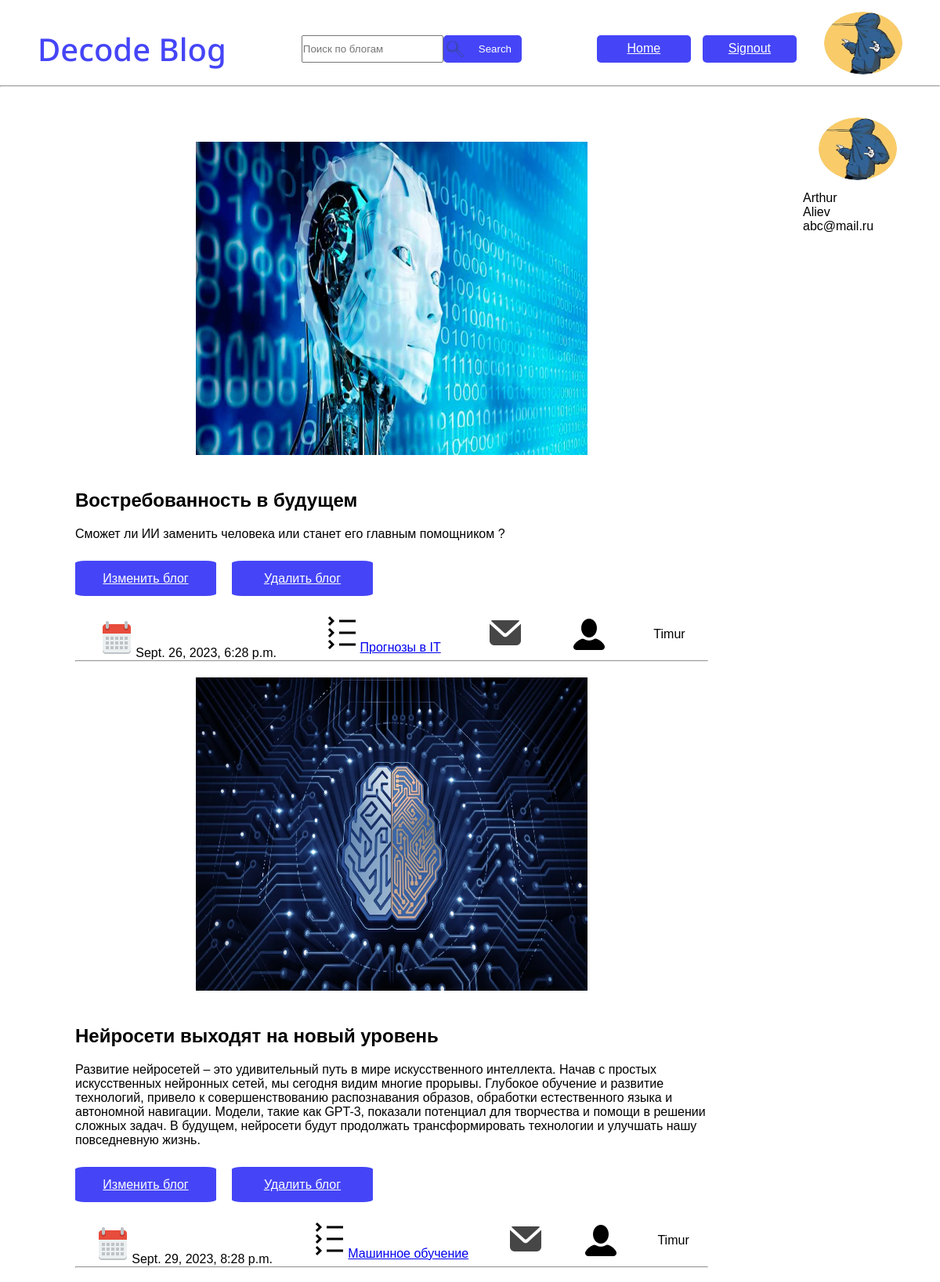
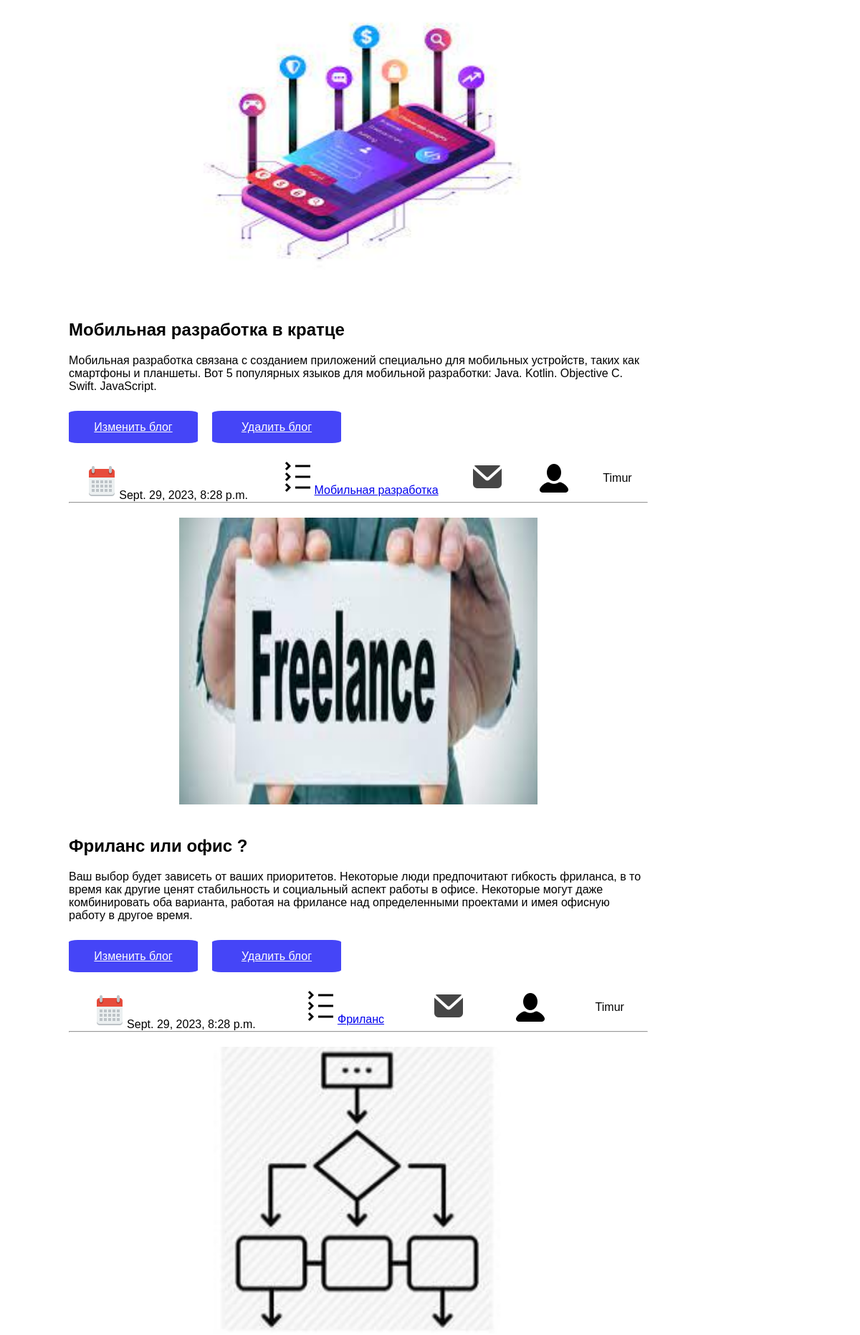
/authe/profile/ (signed in, upper part), run on the app's committed database (2 pictures, top to bottom).
### decode_authe/models.py (models this page shows)
class User(AbstractUser):
    image = models.ImageField(upload_to='avatars', blank=True)
    description = models.TextField(max_length=200)
    groups = models.ManyToManyField(
        'auth.Group',
        related_name='users',
        blank=True,
        verbose_name='groups',
        help_text='The groups this user belongs to. A user will get all permissions granted to each of their groups.',
    )
    user_permissions = models.ManyToManyField(
        'auth.Permission',
        related_name='users',
        blank=True,
        verbose_name='user permissions',
        help_text='Specific permissions for this user.',
        error_messages={
            'add': 'The permission you are trying to add already exists for the user.',
            'remove': 'The permission you are trying to remove does not exist for the user.',
        },
    )

### decode_blogs/models.py (models this page shows, shortened)
class Blog(models.Model):
    name = models.CharField(max_length=50)
    category = models.ForeignKey(Category, on_delete=models.CASCADE, null=True)
    image = models.ImageField(blank=True, upload_to=uniq_name_upload)
    description = models.TextField()
    date = models.DateTimeField(default=datetime.datetime.today())
    author = models.ForeignKey(settings.AUTH_USER_MODEL, on_delete=models.CASCADE)     # !  1 #
    class Meta:
        verbose_name = 'Blog'
        verbose_name_plural = 'Blogs'

class Category(models.Model):
    name = models.CharField(max_length=50)
    class Meta:
        verbose_name = 'Category'
        verbose_name_plural = 'Categories'
    def __str__(self) -> str:
        return self.name

### decode_authe/views.py (the view)
# urls.py: path('profile/', views.profile, name='profile'),
def profile(request):
    if not request.user.is_authenticated:
        return redirect('decode_authe:signin')
    data = {
        'title':'Профиль',
        'menu':menu,
        'blogs': Blog.objects.all(),
    }
    return render(request, 'decode_authe/profile.html', context=data)

### decode_authe/templates/decode_authe/profile.html (shortened to what this page needs)
{% load static %}
<!DOCTYPE html>
<html lang="en">
<head>
    <link rel="stylesheet" href="{% static 'decode_authe/css/authe.css' %}">
    <link rel="stylesheet" href="{% static 'decode_authe/css/Header.css' %}">
</head>
<body>
    <header>
        <h1>Decode Blog</h1>
        <div class="header-div-1">
            <input type="search" placeholder="Поиск по блогам">
            <button id="button-find">
                <img src="{% static 'decode_blogs/images/search_icon.svg' %}" alt="" id="search_icon">
                Search
            </button>
        </div>
        <div class="header-div-2">
            <a href="{% url 'decode_blogs:home' %}" class="button-reg">Home</a>
            <a href="{% url 'decode_authe:signout' %}" class="button-reg">Signout</a>
            <a href="{% url 'decode_authe:profile'%}"><img src="{{ user.image.url }}" alt="" class="profile-img"></a>
        </div>
    </header>
    <hr id="hr-line">
    <section class="main">
        <div class="com-blog">
            {% for b in blogs %}
            <div class="main-info">
                {% if b.image %}
                <img src="{{ b.image.url }}" alt="comment-img" class="comment-img">
                {% endif %}
            </div>
            <h2 id="blog-name">{{ b.name }}</h2>
            <p id="description">{{ b.description }}</p>
            <div class="blog-change">
                <a href="{% url 'decode_blogs:edit' b.id  %}" class="blog-button">Изменить блог</a>
                <a href="{% url 'decode_blogs:delete' b.id %}" class="blog-button">Удалить блог</a>
            </div>
            <div class="blog-review">
                <time id="blog-date"><img src="{% static 'decode_blogs/images/Calendar.png' %}" alt="">{{ b.date }}</time>
                <a href="{% url 'decode_blogs:category' b.id %}"><img src="{% static 'decode_blogs/images/Categories.png' %}" alt="" id="blog-categories">{{ b.category }}</a>
                <a href="{% url 'decode_blogs:comments-category' b.id %}"><img src="{% static 'decode_blogs/images/Comment.png' %}" alt="" id="blog-comments"></a>
                <img src="{% static 'decode_blogs/images/User.png' %}" alt="">{{ b.author }}
            </div>
            <hr>
            {% endfor %}
        </div>
    </section>
    <section class="profile-main">
        <span>
            <img src="{{ user.image.url }}" alt="" class="profile-img">
        </span>
        <div class="profile-info">
            <p>
                <span>{{ user.first_name }}</span>
            </p>
            <p>
                <span>{{ user.last_name }}</span>
            </p>
            <p>
                <span>{{ user.email }}</span>
            </p>
        </div>
    </section>
</body>
</html>

### decode_authe/static/decode_authe/css/Authe.css (style rules this page uses)
* { margin: 0; padding: 0; font-family: 'Montserrat', sans-serif; }
.main { display: flex; padding: 50px 8%; justify-content: space-between; box-sizing: border-box; position: relative; height: 650px; width: 1000px; }
.main-info { display: block; justify-content: center; align-items: center; text-align: center; }
.com-blog { display: block; justify-content: left; align-items: left; }
.blog-change { display: flex; justify-content: left; align-items: center; text-align: center; margin-bottom: 15px; gap: 20px; }
#blog-name { margin-top: 40px; }
#description { margin-top: 20px; }
#blog-date, #blog-category { display: inline-block; margin-top: 15px; }
.comment-img { margin-top: 20px; width: 500px; height: 400px; }
.blog-button { display: flex; justify-content: center; align-items: center; text-align: center; margin-top: 25px; border-radius: 7%; background-color: rgb(69,69,247); color: white; height: 45px; width: 180px; }
.profile-img { width: 100px; height: 80px; border-radius: 50%; margin-bottom: 10px; margin-left: 20px; }
.profile-main { position: absolute; top: 150px; right: 15px; margin-right: 40px; justify-content: center; align-items: center; }
.blog-review { display: flex; justify-content: space-around; align-items: center; text-align: center; }

### decode_authe/static/decode_authe/css/Header.css (style rules this page uses)
* { margin: 0px; padding: 0px; }
header { display: flex; align-items: center; justify-content: space-around; margin-top: 15px; }
header h1 { color: rgb(69, 69, 247); font-weight: 500; font-size: 40px; font-family: 'Noto Sans', sans-serif; }
.header-div-1 { display: flex; height: 35px; }
#button-find { display: flex; align-items: center; width: 100px; height: 35px; border: rgb(69, 69, 247); border-radius: 5px; color: white; background-color: rgb(69, 69, 247) }
#search_icon { width: 30px; height: 25px; margin-right: 15px; }
.header-div-2 { display: flex; align-items: center; gap: 15px; }
.button-reg { display: flex; align-items: center; justify-content: center; text-align: center; width: 120px; height: 35px; border: rgb(69, 69, 247); border-radius: 5px; color: white; background-color: rgb(69, 69, 247) }

### data on the page
User: image (picture), first_name "Arthur", last_name "Aliev", email "abc@mail.ru"
Blog: image (picture), name "Востребованность в будущем", description "Сможет ли ИИ заменить человека или станет его главным помощником ?", date "Sept. 26, 2023, 6:28 p.m.", category "Прогнозы в IT", author "Timur"
Blog: image (picture), name "Нейросети выходят на новый уровень", description "Развитие нейросетей – это удивительный путь в мире искусственного интеллекта. Начав с простых искусственных нейронных сетей, мы сегодня видим многие прорывы. Глубокое обучение и развитие технологий, привело к совершенствованию распознавания образов, обработки естественного языка и автономной навигации. Модели, такие как GPT-3, показали потенциал для творчества и помощи в решении сложных задач. В будущем, нейросети будут продолжать трансформировать технологии и улучшать нашу повседневную жизнь.", date "Sept. 29, 2023, 8:28 p.m.", category "Машинное обучение", author "Timur"
Blog: image (picture), name "Мобильная разработка в кратце", description "Мобильная разработка связана с созданием приложений специально для мобильных устройств, таких как смартфоны и планшеты. Вот 5 популярных языков для мобильной разработки: Java. Kotlin. Objective C. Swift. JavaScript.", date "Sept. 29, 2023, 8:28 p.m.", category "Мобильная разработка", author "Timur"
Blog: image (picture), name "Фриланс или офис ?", description "Ваш выбор будет зависеть от ваших приоритетов. Некоторые люди предпочитают гибкость фриланса, в то время как другие ценят стабильность и социальный аспект работы в офисе. Некоторые могут даже комбинировать оба варианта, работая на фрилансе над определенными проектами и имея офисную работу в другое время.", date "Sept. 29, 2023, 8:28 p.m.", category "Фриланс", author "Timur"
Blog: image (picture)
